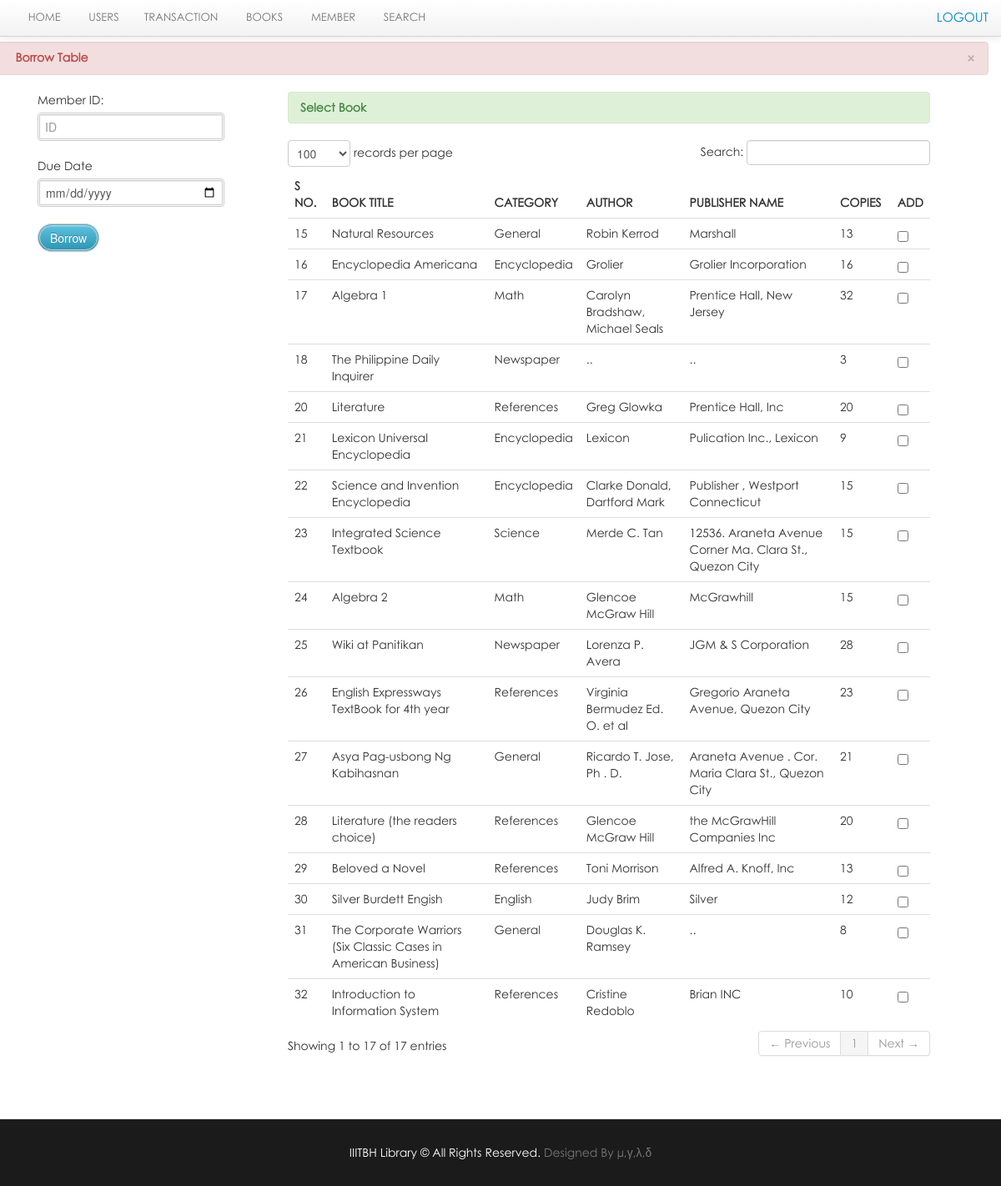
/lms/librarian/borrow.php (signed in), run on the app's committed database.
### tables this page shows
CREATE TABLE `book` (
  `book_id` int(11) NOT NULL,
  `book_title` varchar(100) NOT NULL,
  `category_id` int(50) NOT NULL,
  `author` varchar(50) NOT NULL,
  `book_copies` int(11) NOT NULL,
  `book_pub` varchar(100) NOT NULL,
  `publisher_name` varchar(100) NOT NULL,
  `isbn` varchar(50) NOT NULL,
  `copyright_year` int(11) NOT NULL,
  `Shelf/Rack` varchar(11) NOT NULL,
  `date_receive` varchar(20) NOT NULL,
  `date_added` datetime NOT NULL,
  `status` varchar(30) NOT NULL
);

CREATE TABLE `category` (
  `category_id` int(11) NOT NULL,
  `classname` varchar(50) DEFAULT NULL
);

### lms/librarian/borrow.php (the view, shortened to what this page needs)
<?php include('header.php'); ?>
<?php include('navbar_borrow.php'); ?>
    <div class="container">
		<div class="margin-top">
			<div class="row">
				<div class="alert alert-danger">
                    <button type="button" class="close" data-dismiss="alert">&times;</button>
                    <strong><i class="icon-user icon-large"></i>&nbsp;Borrow Table</strong>
				</div>
				<div class="span12">
					<form method="post" action="borrow_save.php">
                    <div class="span3">
					<div class="control-group">
						<label class="control-label" for="inputEmail">Member ID:</label>
						<div class="controls">
							<input type="text" id="inputEmail" name="member_id"  placeholder="ID" style="border: 3px double #CCCCCC;" required>
						</div>
					</div>
					<div class="control-group">
						<label class="control-label" for="inputEmail">Due Date</label>
						<div class="controls">
						<input type="date"  class="w8em format-d-m-y highlight-days-67 range-low-today" name="due_date" id="sd" maxlength="5" style="border: 3px double #CCCCCC;" required/>						</div>
					</div>
					<div class="control-group">
						<div class="controls">
								<button name="borrow" class="btn btn-info" style="border: 3px double #CCCCCC;" 	>Borrow</button>
						</div>
					</div>
				</div>
				<div class="span8">
						<div class="alert alert-success"><strong>Select Book</strong></div>
                            <table cellpadding="0" cellspacing="0" border="0" class="table" id="example">
                                <thead>
                                    <tr>
                                        <th>S No.</th>
                                        <th>Book title</th>
                                        <th>Category</th>
										<th>Author</th>
										<th>Publisher name</th>
										<th>Copies</th>
										<th>Add</th>
                                    </tr>
                                </thead>
                                <tbody>
                                  <?php  $user_query=mysqli_query($con,"SELECT * FROM book WHERE book.status != 'lost' AND (book_copies - (SELECT COUNT(*) FROM borrowdetails WHERE book.book_id = borrowdetails.book_id AND borrow_status = 'pending')) > 0")or die(mysqli_error($con));
									while($row=mysqli_fetch_array($user_query)){
									$id=$row['book_id'];
									$cat_id=$row['category_id'];
									$book_copies = $row['book_copies'];
									$cat_query = mysqli_query($con,"select * from category where category_id = '$cat_id'")or die(mysql_error());
									$cat_row = mysqli_fetch_array($cat_query);
									$borrow_details = mysqli_query($con,"select * from borrowdetails where book_id = '$id' and borrow_status = 'pending'");
									$count = mysqli_num_rows($borrow_details);
									$total =  $book_copies  -  $count;
									?>
									<tr class="del<?php echo $id ?>">
                                    <td><?php echo $row['book_id']; ?></td>
                                    <td><?php echo $row['book_title']; ?></td>
									<td><?php echo $cat_row ['classname']; ?> </td>
                                    <td><?php echo $row['author']; ?> </td>
									<td><?php echo $row['publisher_name']; ?></td>
									<td><?php echo $total; ?></td>
                                    <td width="20">
												<input id="" class="uniform_on" name="selector[]" type="checkbox" value="<?php echo $id; ?>" >
                                    </td>
									</tr>
									<?php  }  ?>
                                </tbody>
                            </table>
			    </form>
			</div>
			</div>
			</div>
		</div>
<?php include('footer.php') ?>

### lms/css/docs.css (style rules this page uses)
body { font-family:'TR Century Gothic',Helvetica,Arial,sans-serif !important; }
.btn { border-radius: 25px !important; }
.alert { text-shadow: none; }
th { text-transform:uppercase; }
.margin-top { margin-top:50px; }
body { background: url(../img/grid_noise.png); position: relative; }

### lms/css/print.css (style rules this page uses)
th { text-align:left; }
td { text-align:left; border-top:1px solid; padding:2px; }
.btn { display:none; }
.alert { display:none; }
body { font-family:arial; font-size:13px; }

### data on the page
book: book_id "15", book_title "Natural Resources", category.classname "General", author "Robin Kerrod", publisher_name "Marshall", book_copies "13"
book: book_id "16", book_title "Encyclopedia Americana", category.classname "Encyclopedia", author "Grolier", publisher_name "Grolier Incorporation", book_copies "16"
book: book_id "17", book_title "Algebra 1", category.classname "Math", author "Carolyn Bradshaw, Michael Seals", publisher_name "Prentice Hall, New Jersey", book_copies "32"
book: book_id "18", book_title "The Philippine Daily Inquirer", category.classname "Newspaper", author "..", publisher_name "..", book_copies "3"
book: book_id "20", book_title "Literature", category.classname "References", author "Greg Glowka", publisher_name "Prentice Hall, Inc", book_copies "20"
book: book_id "21", book_title "Lexicon Universal Encyclopedia", category.classname "Encyclopedia", author "Lexicon", publisher_name "Pulication Inc., Lexicon", book_copies "9"
book: book_id "22", book_title "Science and Invention Encyclopedia", category.classname "Encyclopedia", author "Clarke Donald, Dartford Mark", publisher_name "Publisher , Westport Connecticut", book_copies "15"
book: book_id "23", book_title "Integrated Science Textbook", category.classname "Science", author "Merde C. Tan", publisher_name "12536. Araneta Avenue Corner Ma. Clara St., Quezon City", book_copies "15"
book: book_id "24", book_title "Algebra 2", category.classname "Math", author "Glencoe McGraw Hill", publisher_name "McGrawhill", book_copies "15"
book: book_id "25", book_title "Wiki at Panitikan", category.classname "Newspaper", author "Lorenza P. Avera", publisher_name "JGM & S Corporation", book_copies "28"
book: book_id "26", book_title "English Expressways TextBook for 4th year", category.classname "References", author "Virginia Bermudez Ed. O. et al", publisher_name "Gregorio Araneta Avenue, Quezon City", book_copies "23"
book: book_id "27", book_title "Asya Pag-usbong Ng Kabihasnan", category.classname "General", author "Ricardo T. Jose, Ph . D.", publisher_name "Araneta Avenue . Cor. Maria Clara St., Quezon City", book_copies "21"
book: book_id "28", book_title "Literature (the readers choice)", category.classname "References", author "Glencoe McGraw Hill", publisher_name "the McGrawHill Companies Inc", book_copies "20"
book: book_id "29", book_title "Beloved a Novel", category.classname "References", author "Toni Morrison", publisher_name "Alfred A. Knoff, Inc", book_copies "13"
book: book_id "30", book_title "Silver Burdett Engish", category.classname "English", author "Judy Brim", publisher_name "Silver", book_copies "12"
book: book_id "31", book_title "The Corporate Warriors (Six Classic Cases in American Business)", category.classname "General", author "Douglas K. Ramsey", publisher_name "..", book_copies "8"
book: book_id "32", book_title "Introduction to Information System", category.classname "References", author "Cristine Redoblo", publisher_name "Brian INC", book_copies "10"
